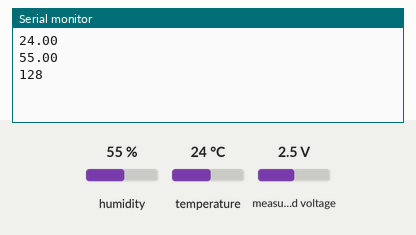
Recording of a sketch running on a simulated ESP8266 (NodeMCU). Parts: the last lines printed to the serial monitor. Wiring (inferred from the names in the program): PCF8591 converter at I2C address 0x48. Inputs (shaded band) come from the test bench; at power-on: humidity 55 %, measured voltage 2.5 V, temperature 24 °C. WiFi joins after 1.5 s; servers stay silent unless stated.

Above: at 3.0 s.
3.1 s: humidity set to 22 %
At 4.4 s:
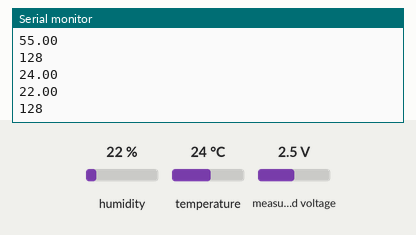
4.6 s: measured voltage set to 0.1 V
At 6.0 s:
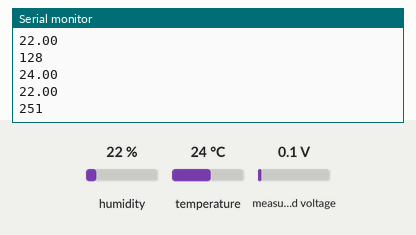
6.1 s: temperature set to 12 °C
At 7.2 s:
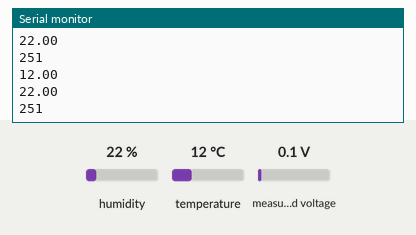
7.6 s: measured voltage set to 1.2 V
At 9.0 s:
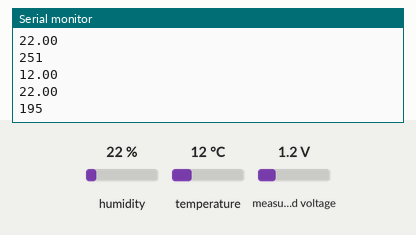
9.1 s: humidity set to 40 %
At 10.7 s:
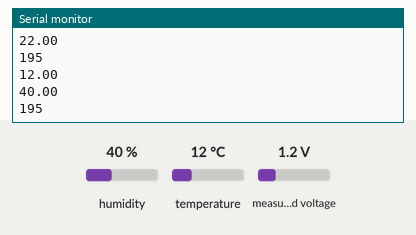
Timing chart, 0 to 11.6 s (numbered marks = the images above; inputs shaded):
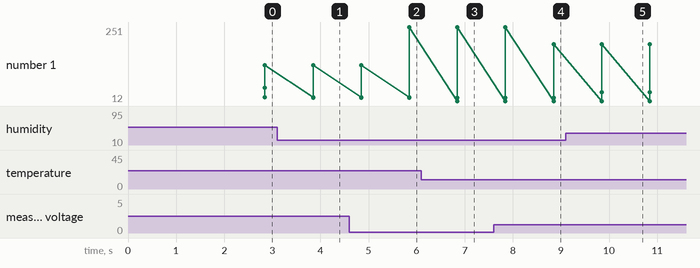

The sketch:

GreenhouseMonitor.ino
```cpp
/*
* 该项目是通过ESP8266上传温室大棚内的温度，光照强度，二氧化碳浓度到自己搭建的私有Blynk服务器
* 由于ESP8266只有一个A0端口，无法读取过多的模拟引脚值，所以外接了PCF8591模块，读取其他的模拟信号值。
* pcf8591  器件地址  0x90
* nodeMcu SCL D1  SDA D2
*
* 2019/10/15
*
* 百度云服务已到期未续费，所以该地址已废弃。
* 2020/4/31
 */
#define BLYNK_PRINT Serial
#include<ESP8266WiFi.h>
#include<BlynkSimpleEsp8266.h>
#include<Wire.h>
#include<dht11.h>

#define MYSERVER IPAddress(106,54,130,123) //将数据发送到自己的服务器上，我的服务器没有域名，所以直接使用IP连接，值得注意的是，IP地址之间的分隔符是‘，’
#define DHTPIN 2    //对应 nodemcu D4引脚

/*  在blynk的安卓端，可以通过读取虚拟引脚的值获取对应的开发板上的值   */
#define PIN_HUM V1  //湿度 虚拟引脚
#define PIN_TEM V2  //温度 虚拟引脚
#define PIN_LIG V3 //光照强度 虚拟引脚

#define SCL_PIN D2  //I2C引脚定义
#define SDA_PIN D1

#define Address (0x90>>1) //地址右移一位，

char ssid[] = "*******";   //连接的WiFi热点的ssid
char pass[] = "***********";   //WiFi热点的密码
char auth[] = "OokJfudBF9n7gCRU-BG1Z1iCtQmuq6bh";   //blynk的应用auth码

dht11 DHT11;    //建立dht11对象
BlynkTimer timer;   //建立定时器对象

void setup() {
  // put your setup code here, to run once:
  Serial.begin(115200); //串口通信波特率115200，
  delay(10);  //保证串口通信正确开启。

  Wire.begin(SDA_PIN,SCL_PIN);  //初始化I2C总线
  delay(10);

  //首先尝试连接到WiFi，然后连接到指定的服务器。
  Blynk.begin(auth,ssid,pass,MYSERVER,8080);
  timer.setInterval(1*1000L,sendSensor);  //定时器初始化，第一个参数为延迟的时间，第二个参数为要执行的方法名称。
}

void loop() {
  // put your main code here, to run repeatedly:
  Blynk.run();  //启动blynk服务。
  timer.run();  //启动定时器，定时器每隔一段时间执行方法
}
//I2C写入命令方法
void writeCmd(byte cmd)
{
  //1.启动总线，发送器件地址
  Wire.beginTransmission(Address);
  //2.发送命令
  Wire.write(cmd);
  //3.发送停止信号
  Wire.endTransmission();
}
//读取I2C总线返回的数据(在本项目中，每次返回的只是一个字节)
byte readData(int len) {
  byte c;
  Wire.requestFrom(Address,len);
  while (0 <Wire.available()) {
    c = Wire.read();      /* receive byte as a character */
  }
  return c;             /* to newline */
}
//定时器方法，将传感器数据发送到服务器。
void sendSensor()
{
  /*空气温湿度数据发送*/
  DHT11.read(DHTPIN);
  float tem=DHT11.temperature;                //将温度值赋值给tem
  float hum=DHT11.humidity;                   //将湿度值赋给hum
  Serial.println(tem);                        //串口打印
  Serial.println(hum);
  Blynk.virtualWrite(PIN_HUM,hum);            //上传服务器指定虚拟引脚
  Blynk.virtualWrite(PIN_TEM,tem);


  byte lightData,heatData,data4;
  /*光照强度数据发送*/

  //读取光敏模拟信号值
  writeCmd(0x00);
  lightData = readData(1);
  Serial.println(256 - lightData);
  Blynk.virtualWrite(PIN_LIG,256 - lightData);

  /*
  //读取第二个模拟信号值
  writeCmd(0x42);
  heatData = readData(1);
  Serial.println(heatData);
  //读取第三个模拟信号值
  //writeCmd(0x43);
  //readData(1);
  //读取第四个模拟信号值
  writeCmd(0x40);
  data4 = readData(1);
  Serial.println(data4);
  Serial.println();
  */
}
//将blynk上对应的虚拟引脚的值映射到当前开发板(用来控制引脚）
//BLYNK_WRITE(V6)
//{
//  pin = param.asInt();
//}
```

Measured:
- after the input at 3.1 s, the serial monitor: prints a new line after 0.75 s (image 1)
- after the input at 4.6 s, the serial monitor: prints a new line after 1.2 s (image 2)
- after the input at 6.1 s, the serial monitor: prints a new line after 0.75 s (image 3)
- after the input at 7.6 s, the serial monitor: prints a new line after 1.2 s (image 4)
- after the input at 9.1 s, the serial monitor: prints a new line after 0.75 s (image 5)
- plotted number 1: 128 → 251 after the input at 4.6 s, 251 → 195 after the input at 7.6 s
